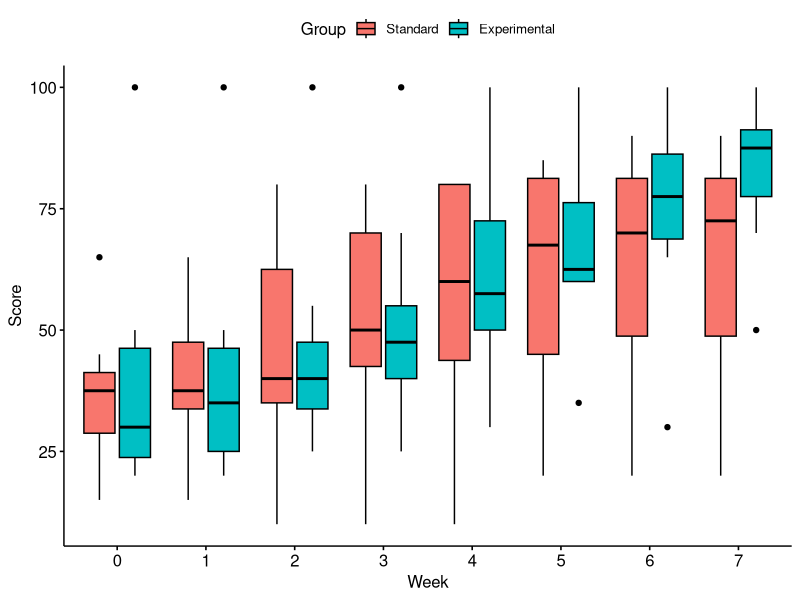
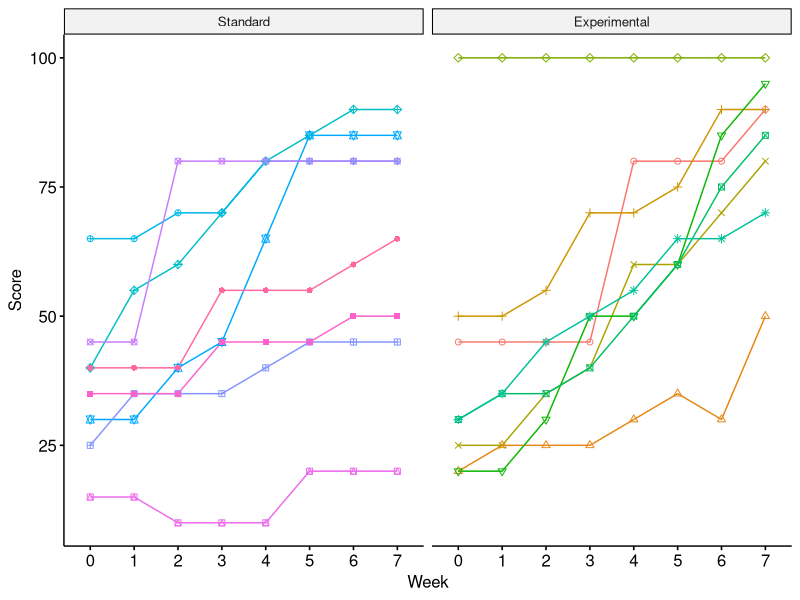
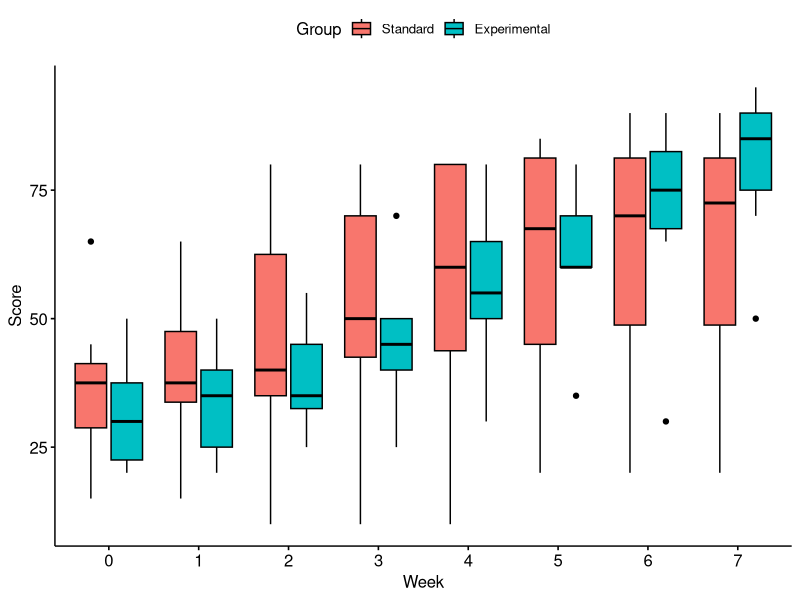
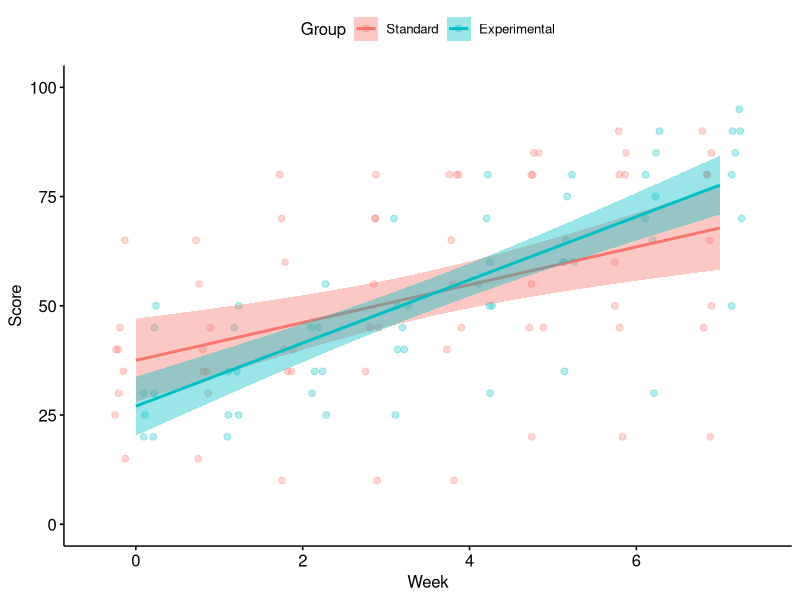
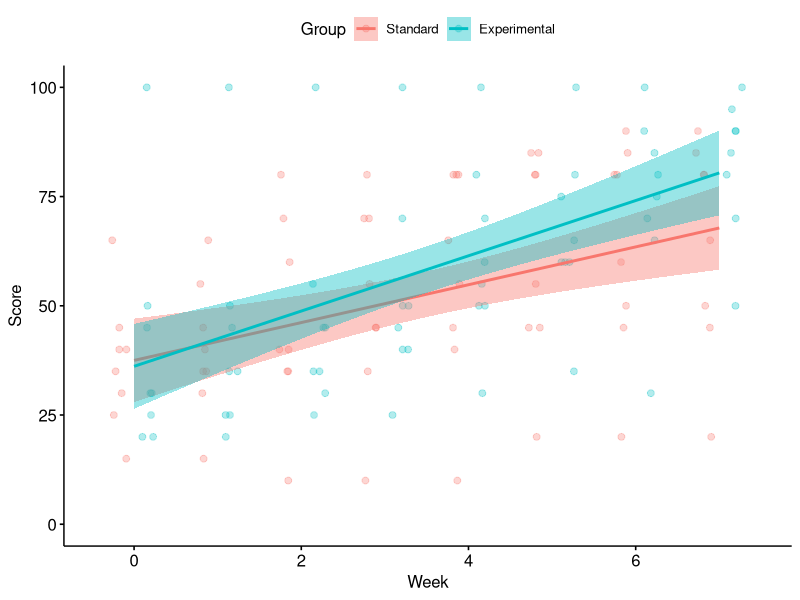
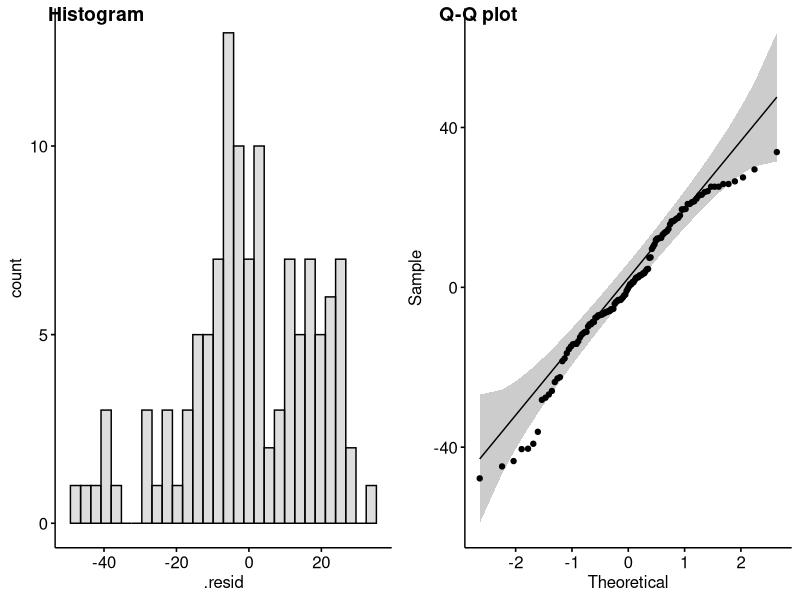
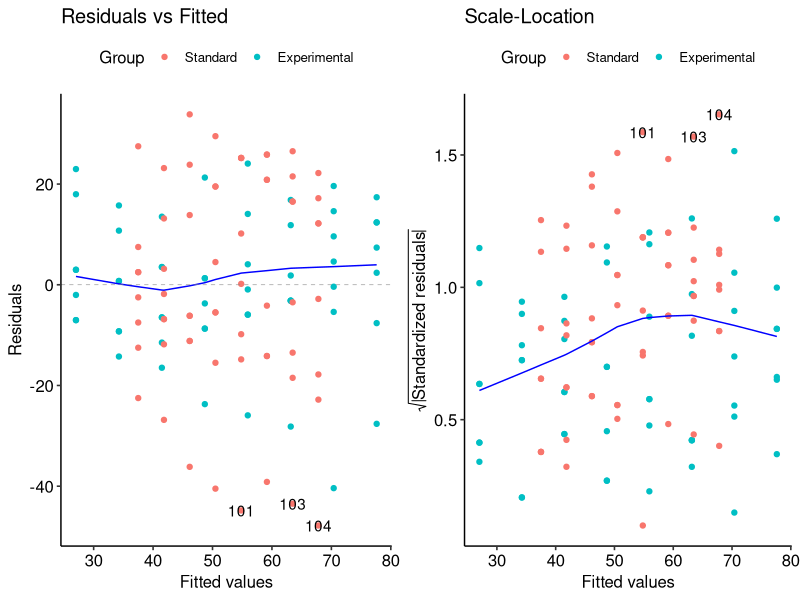
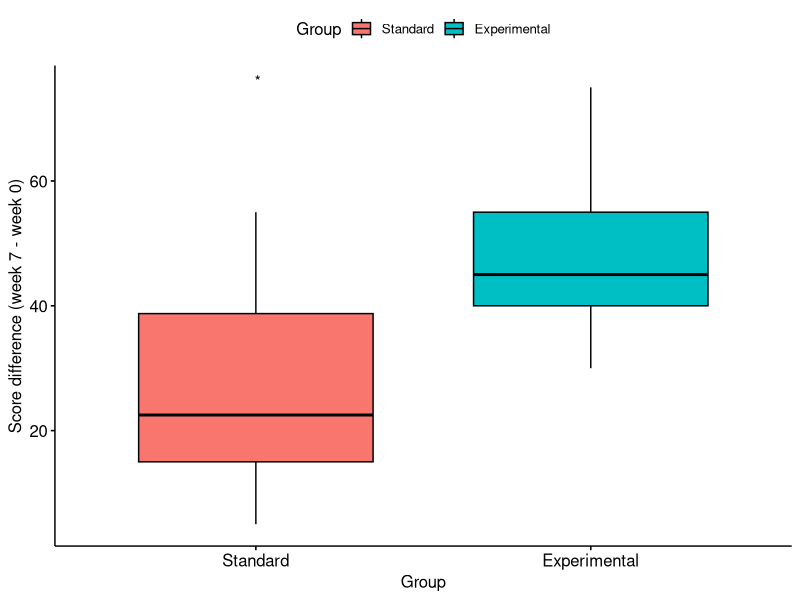

Source code (R) for these figures, in order:
## ---- chunk 1
# Set working directory
knitr::opts_knit$set(root.dir = '~/Projects/biostatistics-presentation')
setwd('~/Projects/biostatistics-presentation')

options(htmltools.dir.version = FALSE)

require(tidyverse)
require(broom)
require(ggfortify)
library("ggpubr")

data <- read_tsv("data/problem2_data.txt", col_names = c("Id", "Group", "Week", "Score"), col_types = "nfnn", skip = 1)

data <- data %>%
  mutate(Group = factor(Group, levels = c('Std', 'Exp')),
         Group = recode(Group, 
                        Std = "Standard",
                        Exp = "Experimental"))

data
## ---- chunk 2
data %>% distinct(Id) %>% nrow()
## ---- chunk 3
#data %>%
#  ggplot(aes(factor(Week), Score, fill = Group)) + 
#  geom_boxplot() + 
#  facet_wrap(~Group) +
#  xlab("Week") +
#  ylim(0,100)

ggboxplot(data, x = "Week", y = "Score", fill = "Group")
## ---- chunk 4
#data %>%
#  mutate(`Ìndividual (Id)`= factor(Id)) %>%
#  ggplot(aes(Week, Score, color = `Ìndividual (Id)`)) +
#  geom_line() +
#  facet_wrap(~Group) 

data_id_as_factor <- data %>% mutate(Id = factor(Id))
ggline(data_id_as_factor, x = "Week", y = "Score", color = "Id", shape = "Id") + facet_wrap(~Group) + theme(legend.position = "none")
## ---- chunk 5
data_no_outlier <- data %>% filter(Id !=5)
## ---- chunk 6
#data_no_outlier %>%
#  ggplot(aes(factor(Week), Score, fill = Group)) + 
#  geom_boxplot() +
#  facet_wrap(~Group) +
#  xlab("Week") +
#  ylim(0,100)

ggboxplot(data_no_outlier, x = "Week", y = "Score", fill = "Group")

## ---- chunk 7
model <- lm(Score ~ Group + Week + Group : Week, data_no_outlier)
model_outlier <- lm(Score ~ Group + Week + Group : Week, data)
augment(model) %>% pull(.resid) %>% shapiro.test()
## ---- chunk 8
summary(model)
## ---- chunk 9

#data_no_outlier %>%
#  ggplot(aes(Week, Score, color = Group)) + 
#  geom_point(position = position_jitterdodge(), #alpha = 0.5) +
#  stat_smooth(method = "lm", formula = y ~ x, se = #FALSE) +
#  ylim(0,100)

ggscatter(data_no_outlier, x = "Week", y = "Score", color = "Group", position = position_jitterdodge(), add = "reg.line", conf.int = TRUE, alpha = 0.3) + ylim(0,100)


#data %>%
#  ggplot(aes(Week, Score, color = Group)) + 
#  geom_point(position = position_jitterdodge(), alpha = 0.5) +
#  stat_smooth(method = "lm", formula = y ~ x, se = FALSE) +
#  ylim(0,100)

## ---- chunk 10
summary(model_outlier)
## ---- chunk 11

#data_no_outlier %>%
#  ggplot(aes(Week, Score, color = Group)) + 
#  geom_point(position = position_jitterdodge(), #alpha = 0.5) +
#  stat_smooth(method = "lm", formula = y ~ x, se = #FALSE) +
#  ylim(0,100)

ggscatter(data, x = "Week", y = "Score", color = "Group", position = position_jitterdodge(), add = "reg.line", conf.int = TRUE, alpha = 0.3) + ylim(0,100)


#data %>%
#  ggplot(aes(Week, Score, color = Group)) + 
#  geom_point(position = position_jitterdodge(), alpha = 0.5) +
#  stat_smooth(method = "lm", formula = y ~ x, se = FALSE) +
#  ylim(0,100)

## ---- chunk 12
# Checking model assumptions
#   - Checking normality
#     - The model assumes the residuals to be normal (not x or y)
#     - After computing these, normality can be checked
#         - Graphically, e.g. histogram, Q-Q plot

p1 <- augment(model) %>%
  ggplot(aes(.resid)) + 
  geom_histogram(binwidth = 5, position = "identity", alpha = 1)

p1 <- gghistogram(augment(model), x = ".resid", fill = "grey")

#         - Q-Q plot

p2 <- ggqqplot(augment(model)$.resid)

ggarrange(p1,p2, ncol = 2, nrow = 1,
          labels = c("Histogram", "Q-Q plot"))

#         - Numerically, e.g. the Shapiro-Wilk test.

augment(model) %>% pull(.resid) %>% shapiro.test()


## ---- chunk 13

autoplot(model, data = data_no_outlier, colour = 'Group')[c(1,3)] + theme_pubr()

## ---- chunk 14
data_delta_score <- data_no_outlier %>% 
  group_by(Id) %>%
  mutate(score_7 = Score[which(Week==7)], 
         score_0 = Score[which(Week==0)],
         score_difference = score_7 - score_0
         ) %>%
  select(Id, Group, score_difference) %>%
  distinct() 

data_delta_score_outlier <- data %>% 
  group_by(Id) %>%
  mutate(score_7 = Score[which(Week==7)], 
         score_0 = Score[which(Week==0)],
         score_difference = score_7 - score_0
         ) %>%
  select(Id, Group, score_difference) %>%
  distinct() 

summary(lm(score_difference ~ Group, data_delta_score))

t.test(score_difference ~ Group, data_delta_score)
## ---- chunk 15
#data_delta_score %>%
#  ggplot(aes(Group, score_difference, color = #Group, group = 1)) +
#  geom_point() + 
#  geom_smooth(method = "lm")

ggboxplot(data_delta_score, x = "Group", y = "score_difference", fill = "Group") + stat_compare_means(method = "t.test", label = "p.signif") + ylab("Score difference (week 7 - week 0)") 
  

#fit <- lm(score_difference ~ Group, data_delta_score)
#summary(fit)

#t.test(score_difference ~ Group, data_delta_score)
## ---- chunk 16
# summary(aov(Score ~ Week + Group + Week:Group, data_no_outlier)) ?
